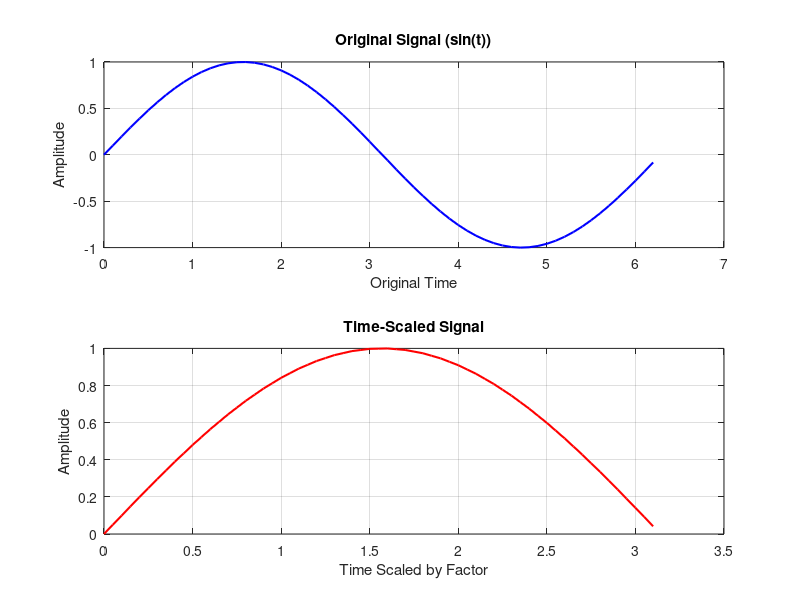

The MATLAB script that drew this image:
% Define the original time vector
t_original = 0:0.1:2*pi;

% Define the original sinusoidal signal
original_signal = sin(t_original);

% Define the time scaling factor (compression or expansion)
time_scaling_factor = 0.5; % A value less than 1 compresses the signal, greater than 1 expands it

% Create the new time vector with time scaling
t_scaled = time_scaling_factor * t_original;

% Interpolate the original signal at the new time points to generate the time-scaled signal
time_scaled_signal = interp1(t_original, original_signal, t_scaled, 'linear');

% Plot the original and time-scaled signals
figure;
subplot(2, 1, 1);
plot(t_original, original_signal, 'b', 'LineWidth', 1.5);
grid on;
xlabel('Original Time');
ylabel('Amplitude');
title('Original Signal (sin(t))');

subplot(2, 1, 2);
plot(t_scaled, time_scaled_signal, 'r', 'LineWidth', 1.5);
grid on;
xlabel('Time Scaled by Factor');
ylabel('Amplitude');
title('Time-Scaled Signal');
